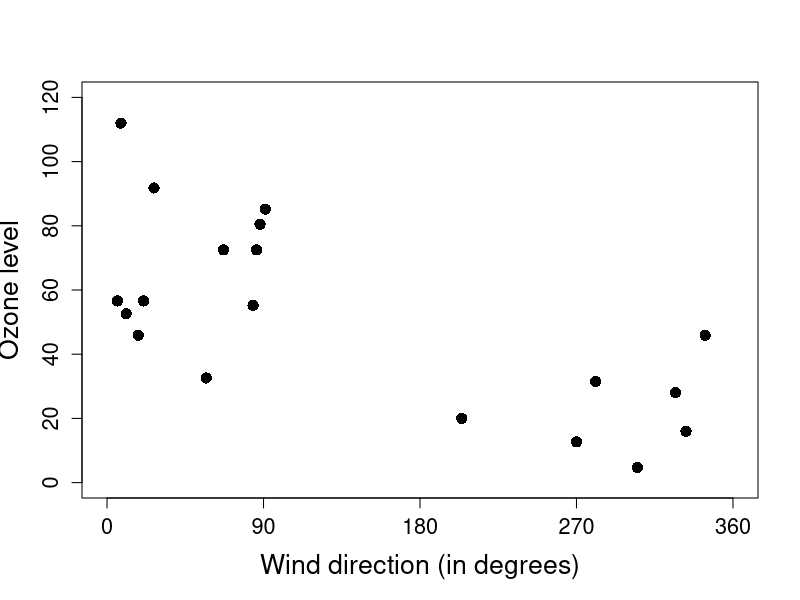
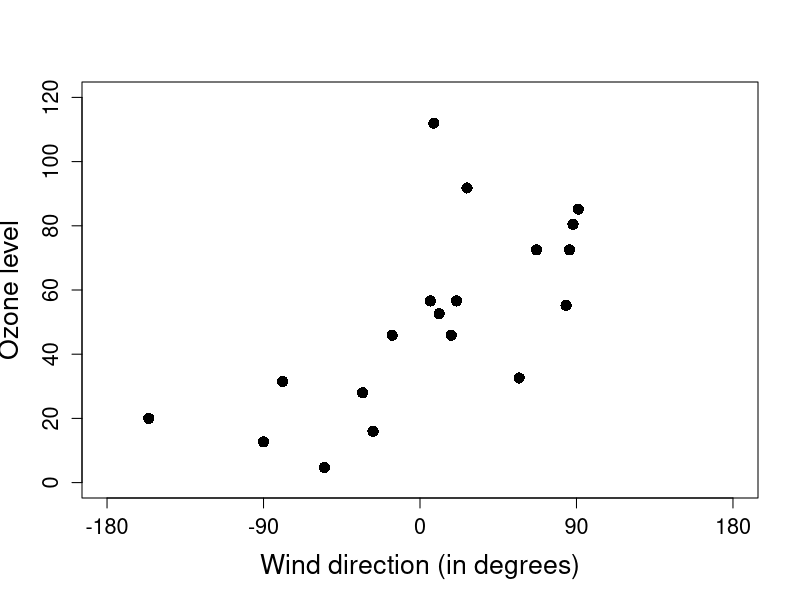
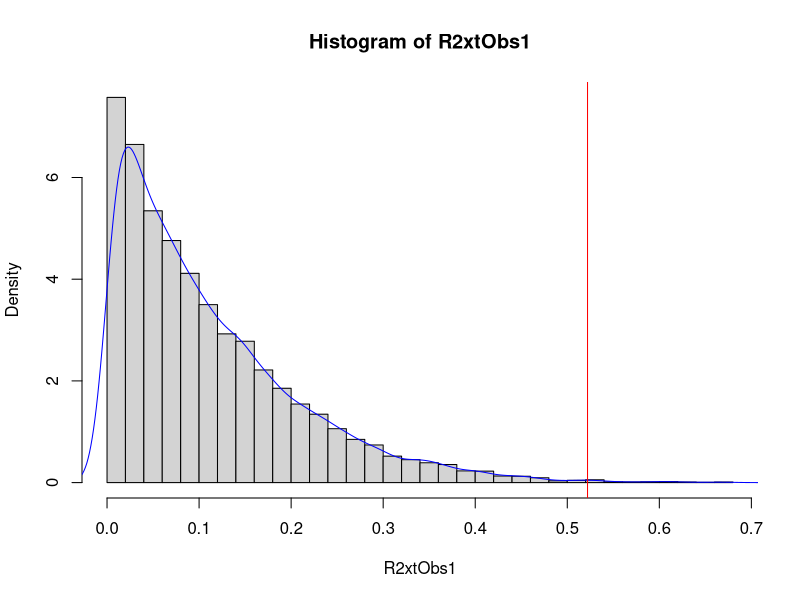
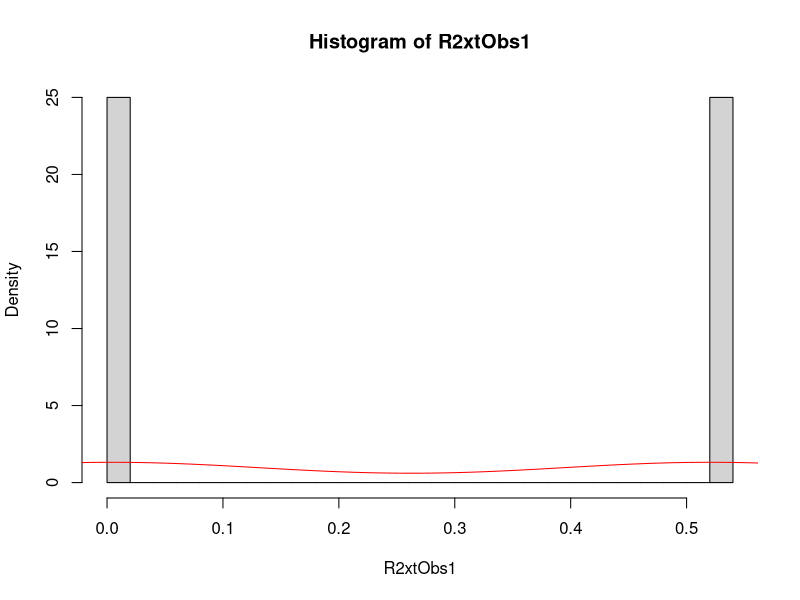
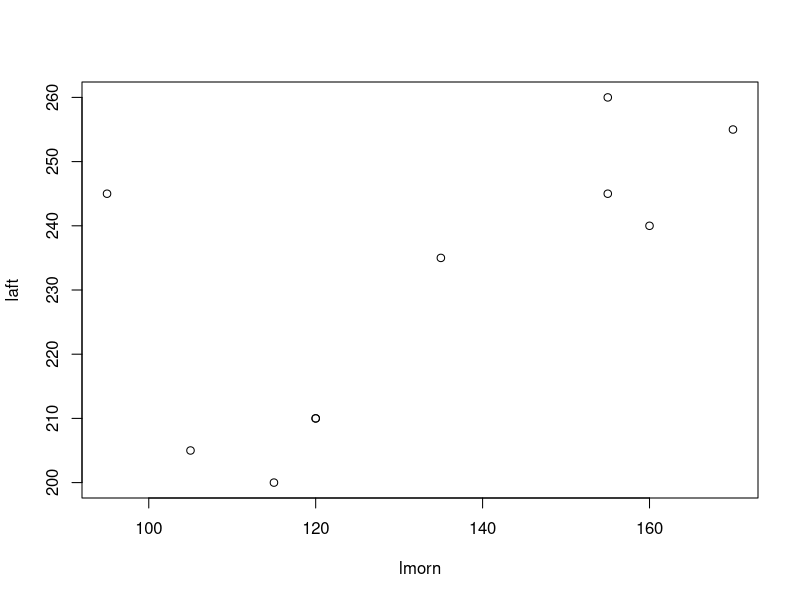
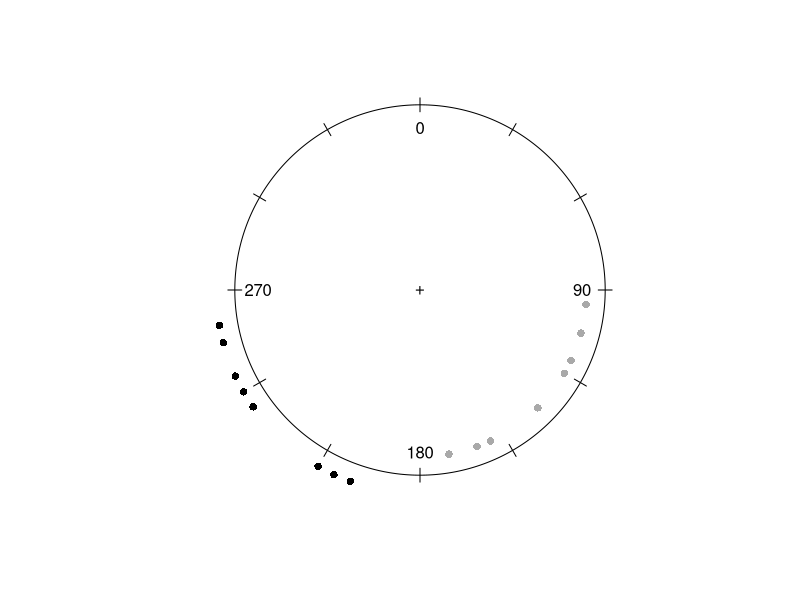

The R source for these figures, in order:
rm(list=ls())
library(circular)

##############################################################################
# Plotting ozone level against wind direction (cylindrical)
##############################################################################

ozone <- c(28.0,85.2,80.5,4.7,45.9,12.7,72.5,56.6,31.5,112.0,20.0,72.5,16.0,45.9,32.6,56.6,52.6,91.8,55.2)
winddeg <- c(327,91,88,305,344,270,67,21,281,8,204,86,333,18,57,6,11,27,84)

plot(winddeg,ozone,
     ylab = "Ozone level",
     xlab = "Wind direction (in degrees)",
     ylim = c(0,120),
     xlim = c(0,360),
     xaxp = c(0,360,4),
     yaxp = c(0,120,6),
     cex.axis = 1.3,
     cex.lab = 1.6,
     pch = 16, cex=1.5)

n <- length(ozone)
winddegShift <- winddeg
for (j in 1:n) { if (winddegShift[j] > 180) {winddegShift[j] <- winddegShift[j]-360} }

plot(winddegShift,ozone,
     ylab = "Ozone level",
     xlab = "Wind direction (in degrees)",
     ylim = c(0,120),
     xlim = c(-180,180),
     xaxp = c(-180,180,4),
     yaxp = c(0,120,6),
     cex.axis = 1.3,
     cex.lab = 1.6,
     pch = 16, cex=1.5)

##############################################################################
# Randomisation test for circular-linear independence
##############################################################################

R2xtCorrCoeff <- function(lvar, cvar) {
  rxc <- cor(lvar, cos(cvar)) ; rxs <- cor(lvar, sin(cvar))
  rcs <- cor(cos(cvar), sin(cvar))
  R2xtVal <- ((rxc*rxc)+(rxs*rxs)-(2*rxc*rxs*rcs))/(1-rcs*rcs)
  return(R2xtVal)
}

R2xtIndTestRand <- function(lvar, cvar, NR) {
  R2xtObs <- R2xtCorrCoeff(lvar, cvar)
  R2xtObs1 <- c(R2xtObs) ; nxtrm <- 1
  for (r in 1:NR) {
    lvarRand <- sample(lvar)
    R2xtRand <- R2xtCorrCoeff(lvarRand,cvar)
    R2xtObs1 <- c(R2xtObs1,R2xtRand)
    if (R2xtRand >= R2xtObs) {nxtrm <- nxtrm+1} 
  }
  pval <- nxtrm/(NR+1)
  hist(R2xtObs1,breaks = 25,freq = F)
  lines(density(R2xtObs1,bw = ),col = 'blue',lwd = 1)
  abline(v=R2xtObs,col="red")
  return(c(R2xtObs, pval))
}

windrad <- winddeg*2*pi/360
R2xtObs1 <- R2xtIndTestRand(ozone, windrad, 9999)
hist(R2xtObs1,breaks = 25,freq = F)
lines(density(R2xtObs1,bw = ),col = 'red',lwd = 1)

#################################################################################
# Example: Roosting orientations of birds in the morning and afternoon (toroidal)
#################################################################################

lmorn <- c(105,120,135,95,155,170,160,155,120,115)   # East orientation
laft <- c(205,210,235,245,260,255,240,245,210,200)   # West orientation
plot(lmorn,laft)

cmorn <- circular(lmorn, type="angles", units="degrees")
caft <- circular(laft, type="angles", units="degrees")
plot(cmorn, units="degrees", zero=pi/2, rotation="clock", type="n")
ticks.circular(circular(seq(0, (11/6)*pi, by=pi/6)), zero=pi/2, rotation="clock", tcl=0.075)
points(cmorn, zero=pi/2, rotation="clock", pch=16, col="darkgrey", next.points=-0.1)
points(caft, zero=pi/2, rotation="clock", pch=16, next.points=0.1)

##############################################################################
# Jammalamadaka--Sarma correlation coefficient 
# H0: Independenc of Directons - H1: Covariation of directions
##############################################################################

cor.circular(cmorn, caft, test=T)
